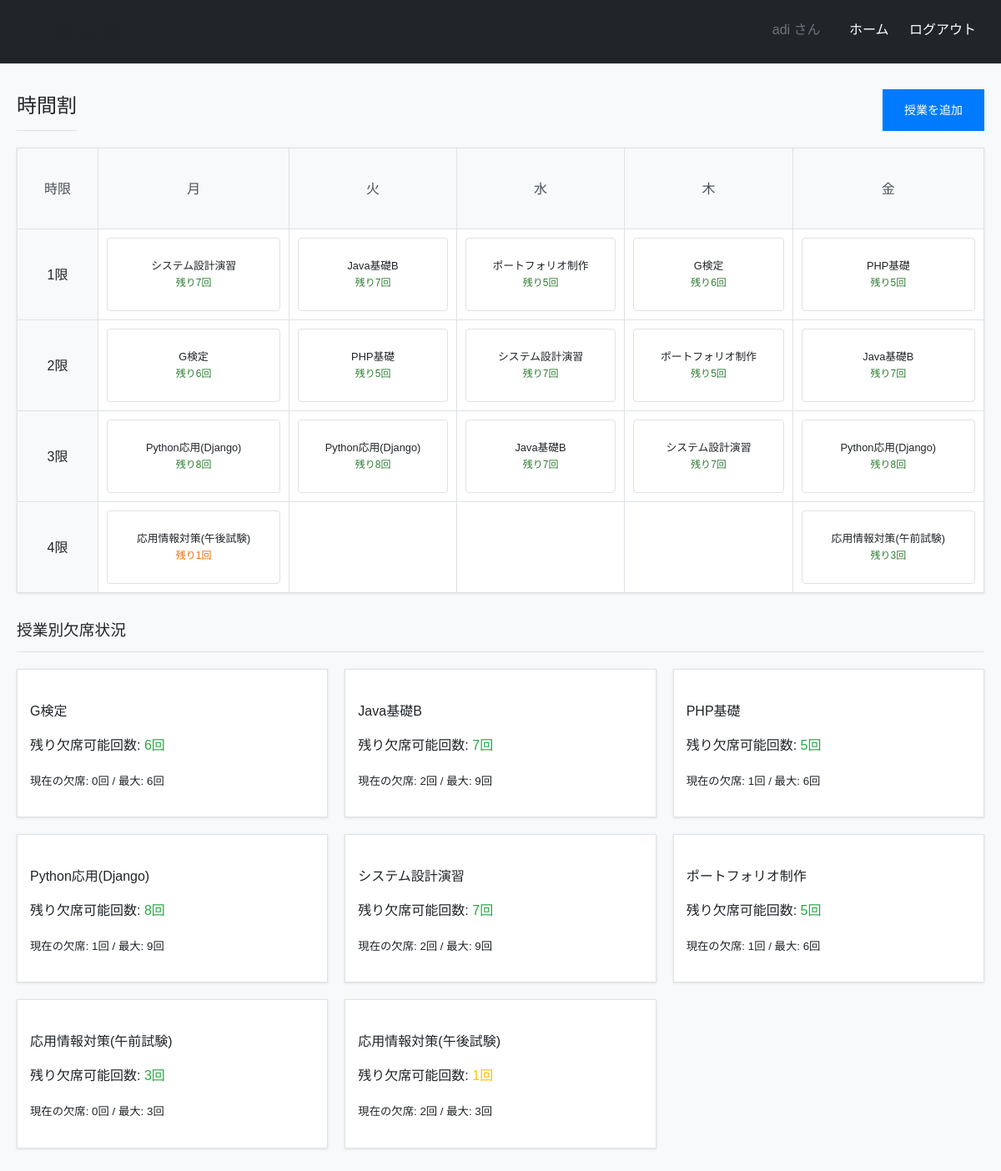
The app's page / (signed in) with its own data.
### sabotage_app/models.py (models this page shows, shortened)
class CourseSchedule(models.Model):
    WEEKDAY_CHOICES = [
        ('monday', '月曜日'),
        ('tuesday', '火曜日'),
        ('wednesday', '水曜日'),
        ('thursday', '木曜日'),
        ('friday', '金曜日'),
    ]
    PERIOD_CHOICES = [
        (1, '1限'),
        (2, '2限'),
        (3, '3限'),
        (4, '4限'),
    ]
    course = models.ForeignKey(Course, on_delete=models.CASCADE, related_name='schedules')
    weekday = models.CharField(max_length=10, choices=WEEKDAY_CHOICES, verbose_name="曜日")
    period = models.IntegerField(choices=PERIOD_CHOICES, verbose_name="時限")
    created_at = models.DateTimeField(auto_now_add=True)
    class Meta:
        ordering = ['weekday', 'period']
        unique_together = ('course', 'weekday', 'period')  # 同じ授業が同じ時間に重複しないように

class Course(models.Model):
    user = models.ForeignKey(User, on_delete=models.CASCADE)
    name = models.CharField(max_length=100, verbose_name="授業名")
    total_time_block = models.IntegerField(verbose_name="総コマ数")
    need_percent = models.FloatField(validators=[MinValueValidator(0), MaxValueValidator(100)], verbose_name="必要出席率")
    created_at = models.DateTimeField(auto_now_add=True)
    updated_at = models.DateTimeField(auto_now=True)
    class Meta:
        ordering = ['name']

### sabotage_app/views.py (the view)
@method_decorator(login_required, name='dispatch')
class IndexView(View):
    def get(self, request):
        weekdays = ['monday', 'tuesday', 'wednesday', 'thursday', 'friday']
        weekday_names = {
            'monday': '月',
            'tuesday': '火',
            'wednesday': '水',
            'thursday': '木',
            'friday': '金'
        }
        periods = range(1, 5)  # 1-4限
        schedules = CourseSchedule.objects.filter(course__user=request.user).select_related('course')
        timetable = {}
        for weekday in weekdays:
            timetable[weekday] = {}
            for period in periods:
                timetable[weekday][period] = None
        course_stats_map = {}
        courses = Course.objects.filter(user=request.user)
        for course in courses:
            sabotage_records = SabotageRecord.objects.filter(course=course)
            total_classes = course.total_time_block
            required_attendance_rate = course.need_percent / 100
            required_attendance_count = total_classes * required_attendance_rate
            current_absence_count = sabotage_records.count()
            max_absence_count = total_classes - required_attendance_count
            remaining_absence_count = max_absence_count - current_absence_count
            course_stats_map[course.id] = {
                'current_absence_count': current_absence_count,
                'max_absence_count': int(max_absence_count),
                'remaining_absence_count': int(remaining_absence_count),
                'recent_records': sabotage_records.order_by('-date')[:3]
            }
        for schedule in schedules:
            schedule.stats = course_stats_map.get(schedule.course.id, {
                'current_absence_count': 0,
                'max_absence_count': 0,
                'remaining_absence_count': 0,
                'recent_records': []
            })
            timetable[schedule.weekday][schedule.period] = schedule
        courses_with_stats = []
        for course in courses:
            stats = course_stats_map.get(course.id, {})
            if stats:
                courses_with_stats.append({
                    'course': course,
                    **stats
                })
        context = {
            'timetable': timetable,
            'weekdays': weekdays,
            'weekday_names': weekday_names,
            'periods': periods,
            'courses_with_stats': courses_with_stats
        }
        return render(request, "sabotage_app/index.html", context)

### sabotage_app/templatetags/custom_filters.py (called while the page is built)
@register.filter
def lookup(dictionary, key):
    if dictionary is None:
        return None
    return dictionary.get(key)

### templates/sabotage_app/index.html (shortened to what this page needs)
{% extends 'sabotage_app/base.html' %}
{% load custom_filters %}
{% block content %}
<div style="display: flex; justify-content: space-between; align-items: center; margin-bottom: 20px;">
    <h2 style="margin: 0;">時間割</h2>
    <a href="{% url 'course_create' %}" class="btn">授業を追加</a>
</div>
<div class="timetable-container">
    <table class="timetable">
        <thead>
            <tr>
                <th>時限</th>
                {% for weekday in weekdays %}
                    <th>{{ weekday_names|lookup:weekday }}</th>
                {% endfor %}
            </tr>
        </thead>
        <tbody>
            {% for period in periods %}
            <tr>
                <td class="period-header">{{ period }}限</td>
                {% for weekday in weekdays %}
                    <td>
                        {% with schedule=timetable|lookup:weekday|lookup:period %}
                            {% if schedule %}
                                <div class="course-cell">
                                    <a href="{% url 'course_detail' schedule.course.id %}">
                                        <div class="course-name">{{ schedule.course.name }}</div>
                                        <div class="remaining-info
                                            {% if schedule.stats.remaining_absence_count > 1 %}safe
                                            {% elif schedule.stats.remaining_absence_count == 1 %}warning
                                            {% else %}danger{% endif %}">
                                            残り{{ schedule.stats.remaining_absence_count }}回
                                        </div>
                                    </a>
                                </div>
                            {% endif %}
                        {% endwith %}
                    </td>
                {% endfor %}
            </tr>
            {% endfor %}
        </tbody>
    </table>
</div>
<div class="course-stats">
    <h3>授業別欠席状況</h3>
    {% if courses_with_stats %}
        <div class="course-list">
            {% for item in courses_with_stats %}
            <div class="course-item">
                <h4>
                    <a href="{% url 'course_detail' item.course.id %}">{{ item.course.name }}</a>
                </h4>
                <p>
                    残り欠席可能回数:
                    {% if item.remaining_absence_count > 1 %}
                        <span class="remaining-count safe">{{ item.remaining_absence_count }}回</span>
                    {% elif item.remaining_absence_count == 1 %}
                        <span class="remaining-count warning">{{ item.remaining_absence_count }}回</span>
                    {% elif item.remaining_absence_count == 0 %}
                        <span class="remaining-count danger">これ以上休めません</span>
                    {% else %}
                        <span class="remaining-count danger">{{ item.remaining_absence_count }}回オーバー</span>
                    {% endif %}
                </p>
                <p><small>現在の欠席: {{ item.current_absence_count }}回 / 最大: {{ item.max_absence_count }}回</small></p>
            </div>
            {% endfor %}
        </div>
    {% else %}
        <p>まだ授業が登録されていません。<a href="{% url 'course_create' %}">最初の授業を追加</a>してください。</p>
    {% endif %}
</div>
{% endblock %}

### templates/sabotage_app/base.html (shortened to what this page needs)
<!DOCTYPE html>
<html lang="ja">
<head>
</head>
<body>
    <div class="header clearfix">
        <h1>欠課管理アプリ</h1>
        <div class="nav">
            {% if user.is_authenticated %}
                <span>{{ user.username }} さん</span>
                <a href="{% url 'index' %}">ホーム</a>
                <a href="{% url 'logout' %}">ログアウト</a>
            {% else %}
                <a href="{% url 'login' %}">ログイン</a>
                <a href="{% url 'signup' %}">新規登録</a>
            {% endif %}
        </div>
    </div>
    <div class="container">
        {% block content %}
        {% endblock %}
    </div>
</body>
</html>

### templates/sabotage_app/index.html (style rules this page uses)
.timetable-container { margin-bottom: 30px; }
.timetable { width: 100%; border-collapse: collapse; background-color: #ffffff; box-shadow: 0 1px 3px rgba(0,0,0,0.1); border: 1px solid #dee2e6; }
.timetable th, .timetable td { border: 1px solid #dee2e6; padding: 8px; text-align: center; vertical-align: middle; height: 80px; }
.timetable th { background-color: #f8f9fa; font-weight: 500; color: #495057; }
.timetable .period-header { background-color: #f8f9fa; font-weight: 500; width: 80px; }
.timetable .course-cell { background-color: #ffffff; font-size: 0.8rem; line-height: 1.3; cursor: pointer; transition: background-color 0.3s ease; padding: 8px; border-radius: 4px; margin: 2px; min-height: 70px; display: flex; flex-direction: column; justify-content: center; border: 1px solid #dee2e6; }
.course-cell a { color: #1976d2; text-decoration: none; font-weight: 500; display: block; }
.course-cell .course-name { font-weight: 500; margin-bottom: 4px; font-size: 0.8rem; }
.course-cell .remaining-info { font-size: 0.75rem; color: #424242; margin-top: 2px; }
.course-cell .remaining-info.safe { color: #2e7d32; }
.course-cell .remaining-info.warning { color: #ef6c00; }
.course-stats { margin-top: 30px; }
.course-stats h3 { margin-bottom: 20px; padding-bottom: 10px; border-bottom: 1px solid #dee2e6; }
.course-list { display: grid; grid-template-columns: repeat(auto-fill, minmax(300px, 1fr)); gap: 20px; }
.course-item { background-color: #ffffff; border: 1px solid #dee2e6; padding: 15px; border-radius: 0px; box-shadow: 0 1px 3px rgba(0,0,0,0.1); }
.course-item h4 { margin-bottom: 10px; color: #212529; }
.course-item .remaining-count { font-weight: 300; }
.course-item .remaining-count.safe { color: #28a745; }
.course-item .remaining-count.warning { color: #ffc107; }

### records on screen
CourseSchedule: course.name "システム設計演習", stats.remaining_absence_count "7"
CourseSchedule: course.name "Java基礎B", stats.remaining_absence_count "7"
CourseSchedule: course.name "ポートフォリオ制作", stats.remaining_absence_count "5"
CourseSchedule: course.name "G検定", stats.remaining_absence_count "6"
CourseSchedule: course.name "PHP基礎", stats.remaining_absence_count "5"
CourseSchedule: course.name "G検定", stats.remaining_absence_count "6"
CourseSchedule: course.name "PHP基礎", stats.remaining_absence_count "5"
CourseSchedule: course.name "システム設計演習", stats.remaining_absence_count "7"
CourseSchedule: course.name "ポートフォリオ制作", stats.remaining_absence_count "5"
CourseSchedule: course.name "Java基礎B", stats.remaining_absence_count "7"
CourseSchedule: course.name "Python応用(Django)", stats.remaining_absence_count "8"
CourseSchedule: course.name "Python応用(Django)", stats.remaining_absence_count "8"
CourseSchedule: course.name "Java基礎B", stats.remaining_absence_count "7"
CourseSchedule: course.name "システム設計演習", stats.remaining_absence_count "7"
CourseSchedule: course.name "Python応用(Django)", stats.remaining_absence_count "8"
CourseSchedule: course.name "応用情報対策(午後試験)", stats.remaining_absence_count "1"
CourseSchedule: course.name "応用情報対策(午前試験)", stats.remaining_absence_count "3"
Course: course.name "G検定", remaining_absence_count "6", current_absence_count "0", max_absence_count "6"
Course: course.name "Java基礎B", remaining_absence_count "7", current_absence_count "2", max_absence_count "9"
Course: course.name "PHP基礎", remaining_absence_count "5", current_absence_count "1", max_absence_count "6"
Course: course.name "Python応用(Django)", remaining_absence_count "8", current_absence_count "1", max_absence_count "9"
Course: course.name "システム設計演習", remaining_absence_count "7", current_absence_count "2", max_absence_count "9"
Course: course.name "ポートフォリオ制作", remaining_absence_count "5", current_absence_count "1", max_absence_count "6"
Course: course.name "応用情報対策(午前試験)", remaining_absence_count "3", current_absence_count "0", max_absence_count "3"
Course: course.name "応用情報対策(午後試験)", remaining_absence_count "1", current_absence_count "2", max_absence_count "3"

### other values on screen
{{ user.username }} "adi"
{{ weekday_names|lookup:weekday }} "月" "火" "水" "木" "金"
{{ period }} "1" "2" "3" "4"
